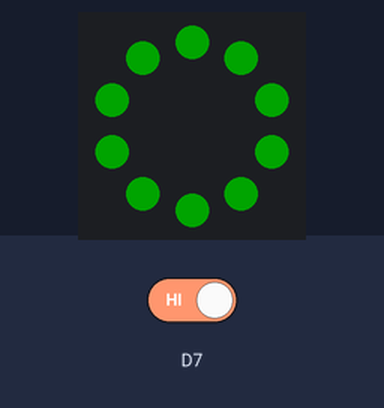
Bench run of a program on a simulated Circuit Playground running CircuitPython. Parts: the board's ring of 10 RGB LEDs (number 0 left of the top, counting anticlockwise). The inputs (shaded band) are chosen by the test bench. Dim RGB values are drawn brighter than linear.

Above: at 1.2 s.
1.3 s: slide switch moved to the right
At 2.3 s:
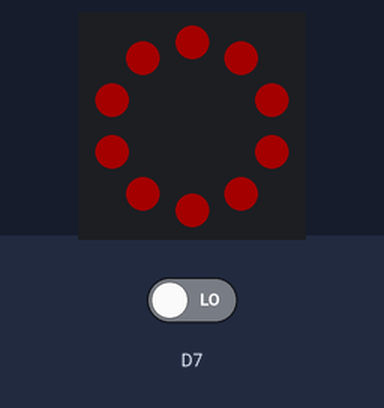
2.8 s: slide switch moved to the left
At 3.4 s:
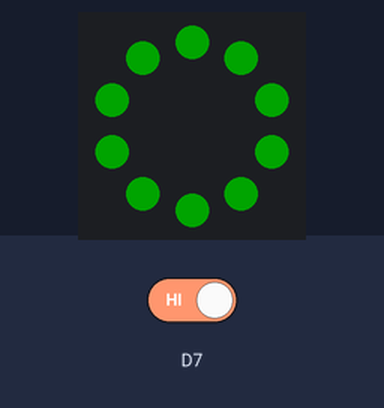
Timing chart, 0 to 5.8 s (numbered marks = the images above; inputs shaded):
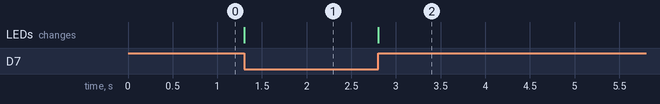

The program:

code.py
```python
import time
import board
from digitalio import DigitalInOut, Direction, Pull
from neopixel import NeoPixel

# create switch with pin D7
switch_pin = board.D7
switch = DigitalInOut(switch_pin)
switch.direction = Direction.INPUT
switch.pull = Pull.UP

# neopixel object
pixels = NeoPixel(board.NEOPIXEL, 10, brightness=0.15)

# default color is red
DEFAULT_COLOR = (255,0,0)

while True:
    # get switch value
    switch_on = switch.value

    if switch_on:
        pixels.fill((0,255,0))
    else:
        pixels.fill(DEFAULT_COLOR)
```

Measured:
- after the input at 1.3 s, the LEDs: change at once (image 1)
- after the input at 2.8 s, the LEDs: change at once (image 2)
